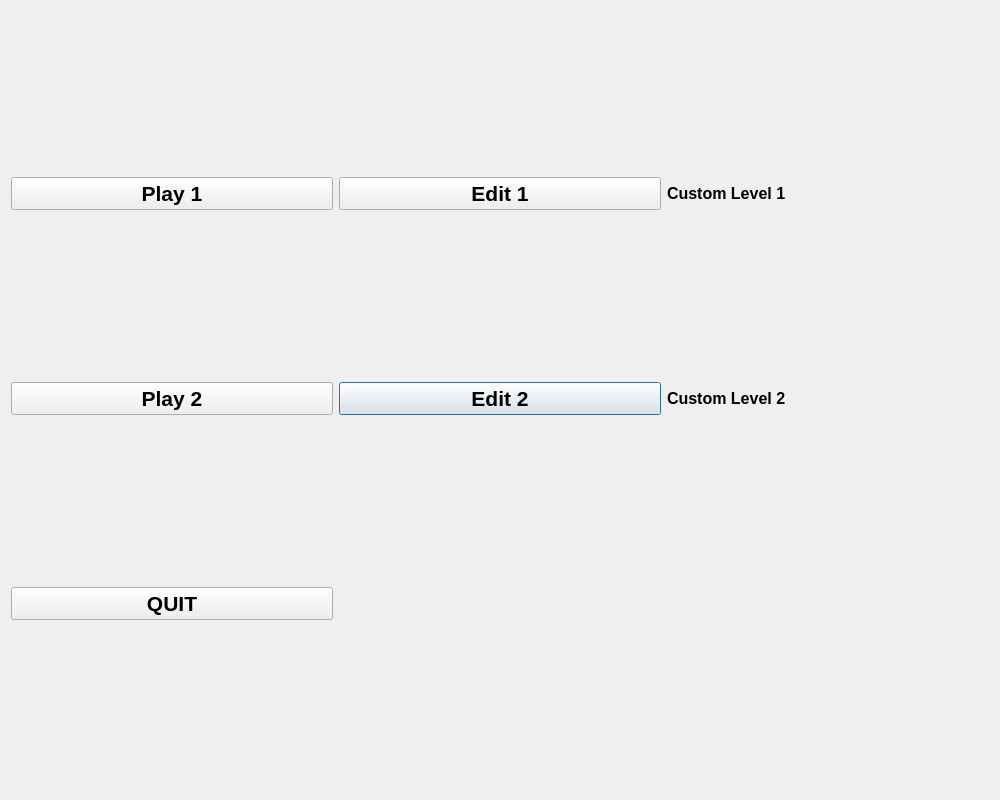
<?xml version="1.0" encoding="UTF-8"?>
<ui version="4.0">
 <class>LevelWindow</class>
 <widget class="QDialog" name="LevelWindow">
  <property name="geometry">
   <rect>
    <x>0</x>
    <y>0</y>
    <width>1000</width>
    <height>800</height>
   </rect>
  </property>
  <property name="windowTitle">
   <string>Dialog</string>
  </property>
  <layout class="QGridLayout" name="gridLayout">
   <item row="1" column="1">
    <widget class="QPushButton" name="buttonEdit2">
     <property name="font">
      <font>
       <pointsize>16</pointsize>
       <weight>75</weight>
       <bold>true</bold>
      </font>
     </property>
     <property name="text">
      <string>Edit 2</string>
     </property>
    </widget>
   </item>
   <item row="2" column="0">
    <widget class="QPushButton" name="buttonBack">
     <property name="sizePolicy">
      <sizepolicy hsizetype="Minimum" vsizetype="Fixed">
       <horstretch>0</horstretch>
       <verstretch>0</verstretch>
      </sizepolicy>
     </property>
     <property name="font">
      <font>
       <pointsize>16</pointsize>
       <weight>75</weight>
       <bold>true</bold>
      </font>
     </property>
     <property name="text">
      <string>QUIT</string>
     </property>
    </widget>
   </item>
   <item row="1" column="2">
    <widget class="QLabel" name="labeImg2">
     <property name="font">
      <font>
       <pointsize>12</pointsize>
       <weight>75</weight>
       <bold>true</bold>
      </font>
     </property>
     <property name="text">
      <string>Custom Level 2</string>
     </property>
    </widget>
   </item>
   <item row="1" column="0">
    <widget class="QPushButton" name="buttonPlay2">
     <property name="font">
      <font>
       <pointsize>16</pointsize>
       <weight>75</weight>
       <bold>true</bold>
      </font>
     </property>
     <property name="text">
      <string>Play 2</string>
     </property>
    </widget>
   </item>
   <item row="0" column="2">
    <widget class="QLabel" name="labeImg1">
     <property name="font">
      <font>
       <pointsize>12</pointsize>
       <weight>75</weight>
       <bold>true</bold>
      </font>
     </property>
     <property name="text">
      <string>Custom Level 1</string>
     </property>
    </widget>
   </item>
   <item row="0" column="1">
    <widget class="QPushButton" name="buttonEdit1">
     <property name="font">
      <font>
       <pointsize>16</pointsize>
       <weight>75</weight>
       <bold>true</bold>
      </font>
     </property>
     <property name="text">
      <string>Edit 1</string>
     </property>
    </widget>
   </item>
   <item row="0" column="0">
    <widget class="QPushButton" name="buttonPlay1">
     <property name="font">
      <font>
       <pointsize>16</pointsize>
       <weight>75</weight>
       <bold>true</bold>
      </font>
     </property>
     <property name="text">
      <string>Play 1</string>
     </property>
    </widget>
   </item>
  </layout>
 </widget>
 <resources/>
 <connections/>
</ui>
